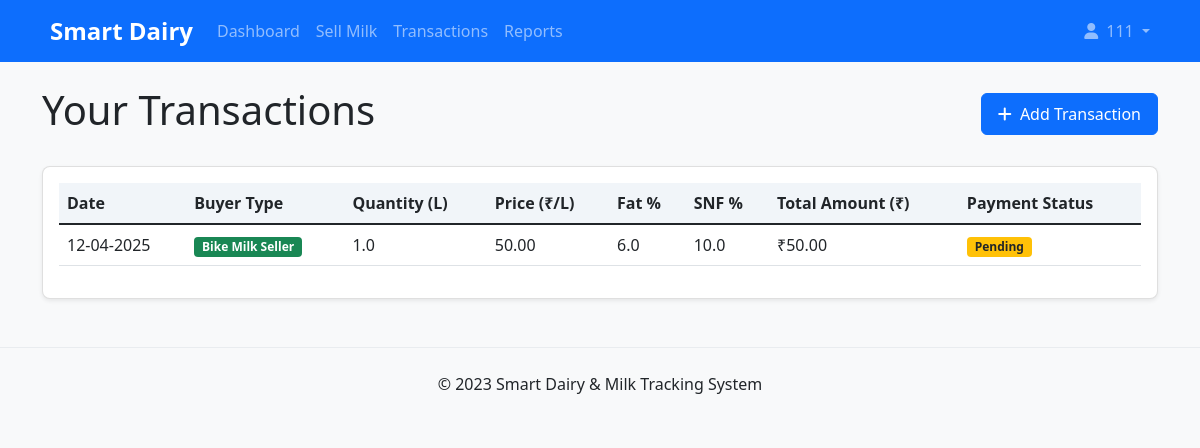
Screenshot of /milk-seller/transactions (signed in) with the database file from the repository.
### app/models/user.py (models this page shows, shortened)
class User(UserMixin, db.Model):
    id = db.Column(db.Integer, primary_key=True)
    name = db.Column(db.String(100), nullable=False)
    email = db.Column(db.String(100), unique=True, nullable=False)
    password = db.Column(db.String(100), nullable=False)
    role = db.Column(db.String(20), nullable=False)
    phone = db.Column(db.String(15))
    address = db.Column(db.Text)
    created_at = db.Column(db.DateTime, default=datetime.utcnow)
    milk_transactions_as_seller = db.relationship(
        'MilkTransaction',
        foreign_keys='MilkTransaction.seller_id',
        backref='seller',
        lazy=True
    )
    milk_transactions_as_buyer = db.relationship(
        'MilkTransaction',
        foreign_keys='MilkTransaction.buyer_id',
        backref='buyer',
        lazy=True
    )
    delivery_transactions = db.relationship(
        'DeliveryTransaction',
        foreign_keys='DeliveryTransaction.bike_seller_id',
        backref='bike_seller',
        lazy=True
    )
    dairy_stocks = db.relationship(
        'DairyStock',
        foreign_keys='DairyStock.dairy_holder_id',
        backref='dairy_holder',
        lazy=True
    )
    purchase_transactions = db.relationship(
        'PurchaseTransaction',
        foreign_keys='PurchaseTransaction.buyer_id',
        backref='buyer',
        lazy=True
    )
    inventory_items = db.relationship(
        'Inventory',
        foreign_keys='Inventory.user_id',
        backref='owner',
        lazy=True
    )
    def is_milk_seller(self):
        return self.role == UserRole.MILK_SELLER or self.role == 'multi_role'

### app/models/transactions.py (models this page shows, shortened)
class MilkTransaction(db.Model):
    id = db.Column(db.Integer, primary_key=True)
    seller_id = db.Column(db.Integer, db.ForeignKey('user.id'), nullable=False)
    buyer_type = db.Column(db.String(20), default='dairy_holder')  # 'dairy_holder' or 'bike_milk_seller'
    buyer_id = db.Column(db.Integer, db.ForeignKey('user.id'), nullable=True)
    quantity = db.Column(db.Float, nullable=False)  # in liters
    price_per_liter = db.Column(db.Float, nullable=False)
    total_amount = db.Column(db.Float, nullable=False)
    date = db.Column(db.DateTime, default=datetime.utcnow)
    fat_percentage = db.Column(db.Float, nullable=False)
    snf_percentage = db.Column(db.Float, nullable=False)
    is_paid = db.Column(db.Boolean, default=False)
    payment_date = db.Column(db.DateTime)

### app/routes/milk_seller.py (the view)
@milk_seller.route('/transactions')
@role_required
def transactions():
    page = request.args.get('page', 1, type=int)
    per_page = 20
    start_date_str = request.args.get('start_date', '')
    end_date_str = request.args.get('end_date', '')
    payment_status = request.args.get('payment_status', '')
    query = MilkTransaction.query.filter_by(seller_id=current_user.id)
    if start_date_str:
        start_date = datetime.strptime(start_date_str, '%Y-%m-%d')
        query = query.filter(MilkTransaction.date >= start_date)
    if end_date_str:
        end_date = datetime.strptime(end_date_str, '%Y-%m-%d')
        end_date = end_date + timedelta(days=1)
        query = query.filter(MilkTransaction.date < end_date)
    if payment_status:
        if payment_status == 'paid':
            query = query.filter(MilkTransaction.is_paid == True)
        elif payment_status == 'pending':
            query = query.filter(MilkTransaction.is_paid == False)
    transactions = query.order_by(MilkTransaction.date.desc()) \
                       .paginate(page=page, per_page=per_page)
    return render_template('milk_seller/transactions.html', transactions=transactions)

### app/routes/milk_seller.py (called while the page is built)
def role_required(view_function):
    @wraps(view_function)
    def decorated_function(*args, **kwargs):
        if not current_user.is_authenticated:
            return redirect(url_for('auth.login'))
        if not current_user.is_milk_seller():
            flash('You must be a milk seller to access this page.', 'warning')
            return redirect(url_for('main.role_selection'))
        return view_function(*args, **kwargs)
    return decorated_function

### app/templates/milk_seller/transactions.html (shortened to what this page needs)
{% extends 'base.html' %}
{% block content %}
<div class="d-flex justify-content-between align-items-center mb-4">
    <h1>Your Transactions</h1>
    <a href="{{ url_for('milk_seller.add_transaction') }}" class="btn btn-primary">
        <i class="fas fa-plus me-1"></i> Add Transaction
    </a>
</div>
<div class="card">
    <div class="card-body">
        <div class="table-responsive">
            <table class="table table-hover">
                <thead>
                    <tr>
                        <th>Date</th>
                        <th>Buyer Type</th>
                        <th>Quantity (L)</th>
                        <th>Price (₹/L)</th>
                        <th>Fat %</th>
                        <th>SNF %</th>
                        <th>Total Amount (₹)</th>
                        <th>Payment Status</th>
                    </tr>
                </thead>
                <tbody>
                    {% for transaction in transactions.items %}
                        <tr>
                            <td>{{ transaction.date.strftime('%d-%m-%Y') }}</td>
                            <td>
                                {% if transaction.buyer_type == 'dairy_holder' %}
                                    <span class="badge bg-primary">Dairy Holder</span>
                                {% elif transaction.buyer_type == 'bike_milk_seller' %}
                                    <span class="badge bg-success">Bike Milk Seller</span>
                                {% else %}
                                    <span class="badge bg-secondary">General</span>
                                {% endif %}
                            </td>
                            <td>{{ "%.1f"|format(transaction.quantity) }}</td>
                            <td>{{ "%.2f"|format(transaction.price_per_liter) }}</td>
                            <td>{{ "%.1f"|format(transaction.fat_percentage) }}</td>
                            <td>{{ "%.1f"|format(transaction.snf_percentage) }}</td>
                            <td>₹{{ "%.2f"|format(transaction.total_amount) }}</td>
                            <td>
                                {% if transaction.is_paid %}
                                    <span class="badge bg-success">Paid</span>
                                {% else %}
                                    <span class="badge bg-warning text-dark">Pending</span>
                                {% endif %}
                            </td>
                        </tr>
                    {% else %}
                        <tr>
                            <td colspan="8" class="text-center">No transactions found</td>
                        </tr>
                    {% endfor %}
                </tbody>
            </table>
        </div>
    </div>
</div>
{% endblock %}

### app/templates/base.html (shortened to what this page needs)
<!DOCTYPE html>
<html lang="en">
<head>
    <link href="https://cdn.jsdelivr.net/npm/bootstrap@5.1.3/dist/css/bootstrap.min.css" rel="stylesheet">
    <link rel="stylesheet" href="https://cdnjs.cloudflare.com/ajax/libs/font-awesome/6.0.0-beta3/css/all.min.css">
    <link rel="stylesheet" href="{{ url_for('static', filename='css/style.css') }}">
</head>
<body>
    <nav class="navbar navbar-expand-lg navbar-dark bg-primary">
        <div class="container">
            <a class="navbar-brand" href="{{ url_for('main.index') }}">
                Smart Dairy
            </a>
            <div class="collapse navbar-collapse" id="navbarNav">
                <ul class="navbar-nav me-auto">
                    {% if current_user.is_authenticated %}
                        {% if current_user.is_milk_seller() %}
                            <li class="nav-item">
                                <a class="nav-link" href="{{ url_for('milk_seller.dashboard') }}">Dashboard</a>
                            </li>
                            <li class="nav-item">
                                <a class="nav-link" href="{{ url_for('milk_seller.sell_milk') }}">Sell Milk</a>
                            </li>
                            <li class="nav-item">
                                <a class="nav-link" href="{{ url_for('milk_seller.transactions') }}">Transactions</a>
                            </li>
                            <li class="nav-item">
                                <a class="nav-link" href="{{ url_for('milk_seller.reports') }}">Reports</a>
                            </li>
                        {% endif %}
                    {% endif %}
                </ul>
                <ul class="navbar-nav">
                    {% if current_user.is_authenticated %}
                        <li class="nav-item dropdown">
                            <a class="nav-link dropdown-toggle" href="#" id="navbarDropdown" role="button" data-bs-toggle="dropdown">
                                <i class="fas fa-user me-1"></i> {{ current_user.name }}
                            </a>
                        </li>
                    {% endif %}
                </ul>
            </div>
        </div>
    </nav>
    <div class="container my-4">
        {% block content %}{% endblock %}
    </div>
    <footer class="bg-light py-4 mt-5">
        <div class="container text-center">
            <p class="mb-0">&copy; 2023 Smart Dairy & Milk Tracking System</p>
        </div>
    </footer>
</body>
</html>

### app/static/css/style.css (style rules this page uses)
body { background-color: #f8f9fa; font-family: 'Segoe UI', Tahoma, Geneva, Verdana, sans-serif; }
.card { border-radius: 0.5rem; box-shadow: 0 0.125rem 0.25rem rgba(0, 0, 0, 0.075); margin-bottom: 1.5rem; }
.navbar-brand { font-weight: bold; font-size: 1.5rem; }
.table th { background-color: #f1f5f9; font-weight: 600; }
.btn { border-radius: 0.375rem; padding: 0.5rem 1rem; font-weight: 500; }
.btn-primary { background-color: #0d6efd; border-color: #0d6efd; }
footer { border-top: 1px solid #e9ecef; }
.badge.bg-success { background-color: #198754 !important; }
.badge.bg-warning { background-color: #ffc107 !important; }

### rows the page displays
User: name "111"
MilkTransaction: buyer_type "Bike Milk Seller", quantity "1.0", price_per_liter "50.00", fat_percentage "6.0", snf_percentage "10.0", total_amount "50.00", is_paid "Pending"
